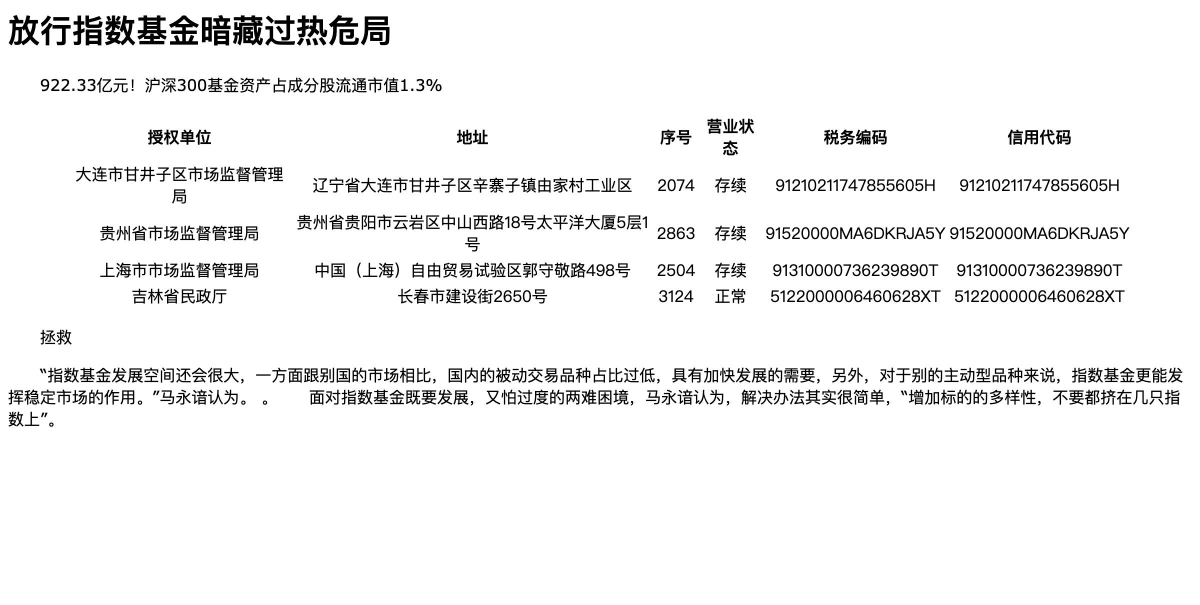
#> input picture img/table_without_line.jpg, 2400 x 1210 px (shown at 1/2 size)
$ python -i utils.py   (imports and definitions only)
#> lines starting #> are read from the running program, lines starting #| are printed output that depends on the picture
#> further down, picture is the input picture: shape (1210, 2400, 3); min 0, max 255, mean 242.1
#!/usr/bin/env python3
# -*- coding: utf-8 -*-
"""
Created on Thu Sep 9 23:11:51 2020
utils
@author: chineseocr
"""
import cv2
import numpy as np
from scipy.ndimage import filters, interpolation
from numpy import amin, amax
from skimage import measure
from scipy.spatial import distance as dist
from numpy import cos, sin
from PIL import Image


# [38 lines left out: function nms_box, not called in this run]


def resize_im(im, scale, max_scale=None):
#> called with scale = 600, max_scale = 900
    f = float(scale) / min(im.shape[0], im.shape[1])
#> f = 0.496
    if max_scale != None and f * max(im.shape[0], im.shape[1]) > max_scale:
        f = float(max_scale) / max(im.shape[0], im.shape[1])
#> f = 0.375
    return cv2.resize(im, (0, 0), fx=f, fy=f)


def estimate_skew_angle(raw, angleRange=[-15, 15]):
    """
    估计图像文字偏转角度,
    angleRange:角度估计区间
    """
    raw = resize_im(raw, scale=600, max_scale=900)
    image = raw - amin(raw)
    image = image / amax(image)
    m = interpolation.zoom(image, 0.5)
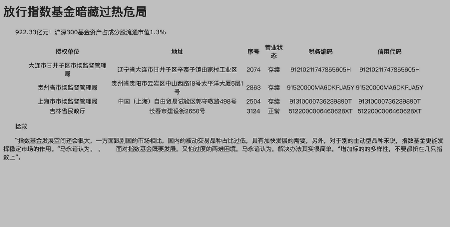
#> m: shape (227, 450) float64; min -0.201, max 1.4, mean 0.95; drawn with min black and max white
    m = filters.percentile_filter(m, 80, size=(20, 2))
    m = filters.percentile_filter(m, 80, size=(2, 20))
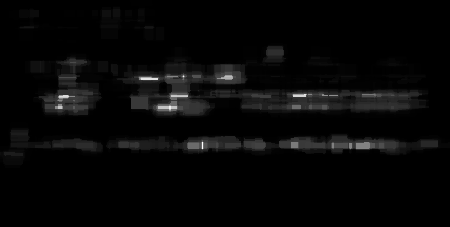
#> m: shape (227, 450) float64; min 1, max 1.04, mean 1; drawn with min black and max white
    m = interpolation.zoom(m, 1.0 / 0.5)
#> m: shape (454, 900) float64
    # w,h = image.shape[1],image.shape[0]
    w, h = min(image.shape[1], m.shape[1]), min(image.shape[0], m.shape[0])
#> w = 900; h = 454
    flat = np.clip(image[:h, :w] - m[:h, :w] + 1, 0, 1)
    d0, d1 = flat.shape
#> d0 = 454; d1 = 900
    o0, o1 = int(0.1 * d0), int(0.1 * d1)
#> o0 = 45; o1 = 90
    flat = amax(flat) - flat
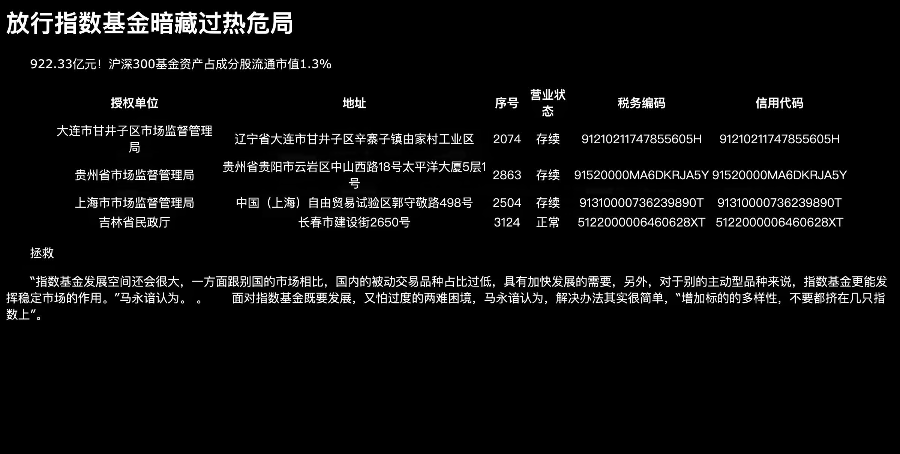
#> flat: shape (454, 900) float64; min 0, max 1, mean 0.0517
    flat -= amin(flat)
    est = flat[o0:d0 - o0, o1:d1 - o1]
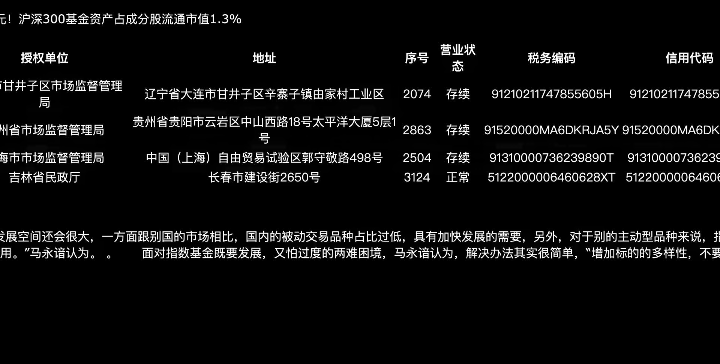
#> est: shape (364, 720) float64; min 0, max 1, mean 0.06
    angles = range(angleRange[0], angleRange[1])
    estimates = []
    for a in angles:
        roest = interpolation.rotate(est, a, order=0, mode='constant')
        v = np.mean(roest, axis=1)
        v = np.var(v)
        estimates.append((v, a))
#> this loop made 10 passes
#> v on passes 1 to 10: 0.00191, 0.00243, 0.00306, 0.00375, 0.00574, 0.0108, 0.00655, 0.00453, 0.00326, 0.00266
#> pass 1, in estimate_skew_angle, `roest = interpolation.rotate(est, a, order=0, mode='constant')`:
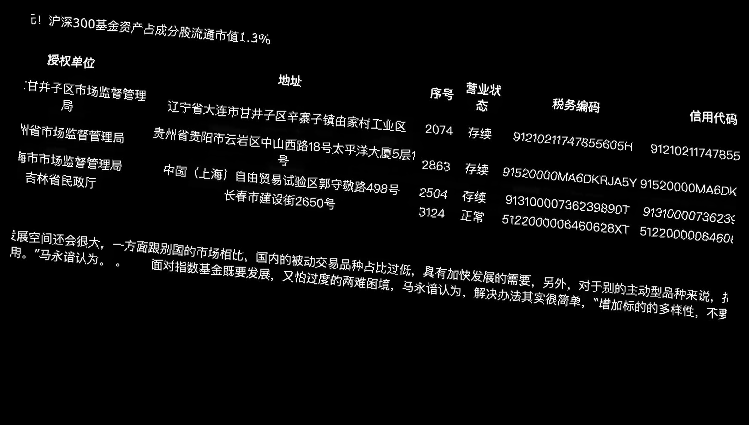
#> roest: shape (425, 749) float64; min 0, max 1, mean 0.0493
#> pass 3, in estimate_skew_angle, `roest = interpolation.rotate(est, a, order=0, mode='constant')`:
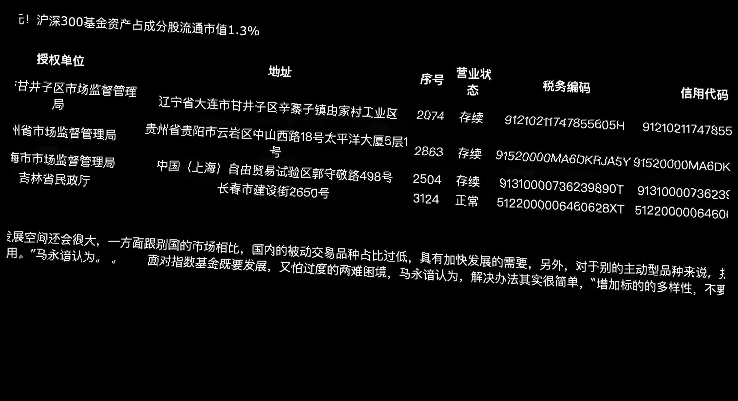
#> roest: shape (401, 738) float64; min 0, max 1, mean 0.0531
#> after the loop:
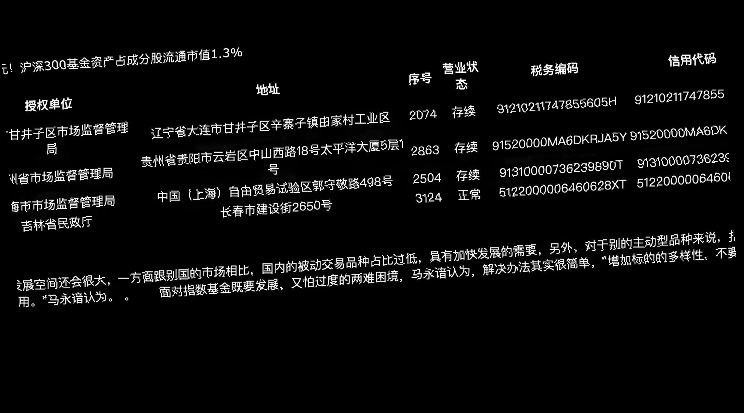
#> roest: shape (413, 744) float64; min 0, max 1, mean 0.0512
#> after the loop, estimates = [(0.00191, -5), (0.00243, -4), (0.00306, -3), (0.00375, -2), (0.00574, -1), (0.0108, 0), (0.00655, 1), (0.00453, 2), (0.00326, 3), (0.00266, 4)]

    _, a = max(estimates)
#> a = 0
    return a


def eval_angle(img, angleRange=[-5, 5]):
    """
    估计图片文字的偏移角度
    """
    im = Image.fromarray(img)
    degree = estimate_skew_angle(np.array(im.convert('L')), angleRange=angleRange)
#> degree = 0
    im = im.rotate(degree, center=(im.size[0] / 2, im.size[1] / 2), expand=1, fillcolor=(255, 255, 255))
    img = np.array(im)
    return img, degree


# [40 lines left out: functions letterbox_image, get_table_line, not called in this run]


def sqrt(p1, p2):
    return np.sqrt((p1[0] - p2[0]) ** 2 + (p1[1] - p2[1]) ** 2)


# [300 lines left out: functions adjust_lines, minAreaRect, fit_line, point_line_cor, line_to_line, _order_points and 8 more, not called in this run]

>>> import cv2
>>> picture = cv2.imread('img/table_without_line.jpg')
>>> result = eval_angle(picture)

$ run again, on img/table-detect.png
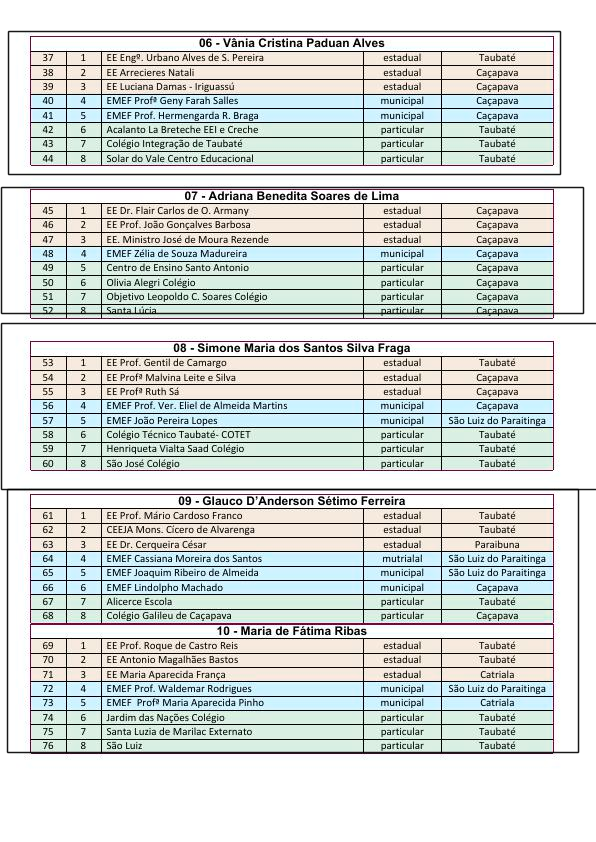
#> input picture img/table-detect.png, 596 x 842 px
#> picture is the input picture: shape (842, 596, 3); mean B, G, R 214, 216.5, 211.2
#> the loop in estimate_skew_angle, `for a in angles:` made 10 passes
#> v on passes 1 to 8: 0.0013, 0.00155, 0.0016, 0.00182, 0.00297, 0.0356, 0.00285, 0.0019
#> pass 1, in estimate_skew_angle, `roest = interpolation.rotate(est, a, order=0, mode='constant')`:
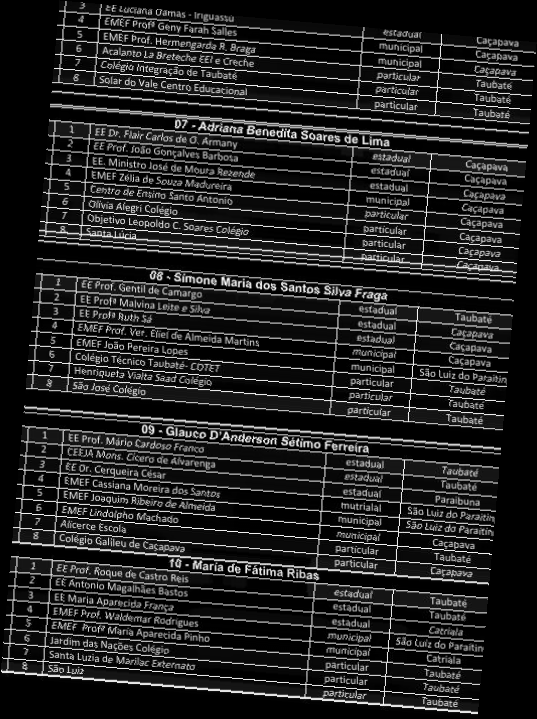
#> roest: shape (719, 537) float64; min 0, max 1, mean 0.138
#> after the loop in estimate_skew_angle, `for a in angles:`:
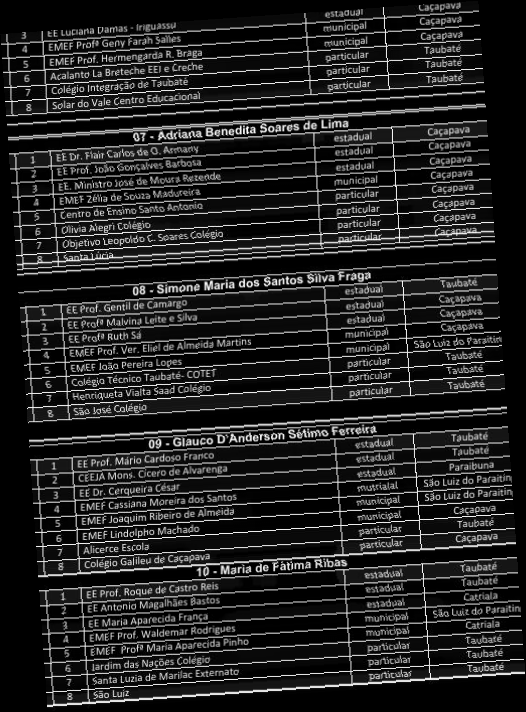
#> roest: shape (712, 526) float64; min 0, max 1, mean 0.142
#> after the loop in estimate_skew_angle, `for a in angles:`: estimates = [(0.0013, -5), (0.00155, -4), (0.0016, -3), (0.00182, -2), (0.00297, -1), (0.0356, 0), (0.00285, 1), (0.0019, 2), (0.00182, 3), (0.00176, 4)]
#> a = 0
